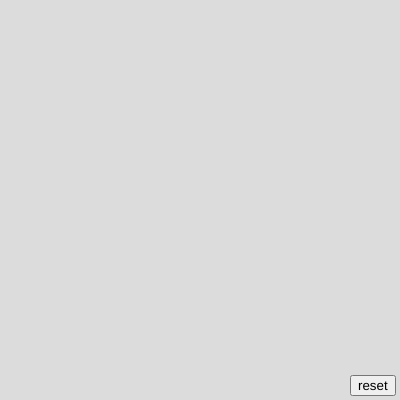
Frame 1 (no input)
Frame 60 (no input): identical to frame 1, image omitted
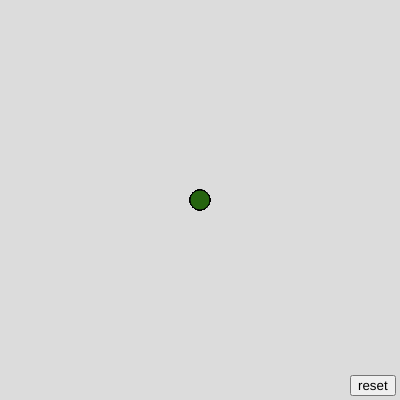
Frame 120 (the mouse pressed at the canvas centre since frame 60)

The p5.js sketch that drew these frames (run headless with seeded random() and noise() and a simulated clock; from frame 60 on, the mouse is pressed at the canvas centre):

// p5.js sketch
// ── sketch.js
let button;
function setup() {
  createCanvas(400, 400);
  background(220);
    button = createButton('reset');
  button.position(width-50,height-25);
  button.mousePressed(reset);
}
function draw() {
  if (mouseIsPressed) {
    fill(random(255),random(255),random(255))
     line(200,200,mouseX,mouseY)
  ellipse(mouseX,mouseY,20,20)
  }
}
function reset() {
clear()
background(220)
}
